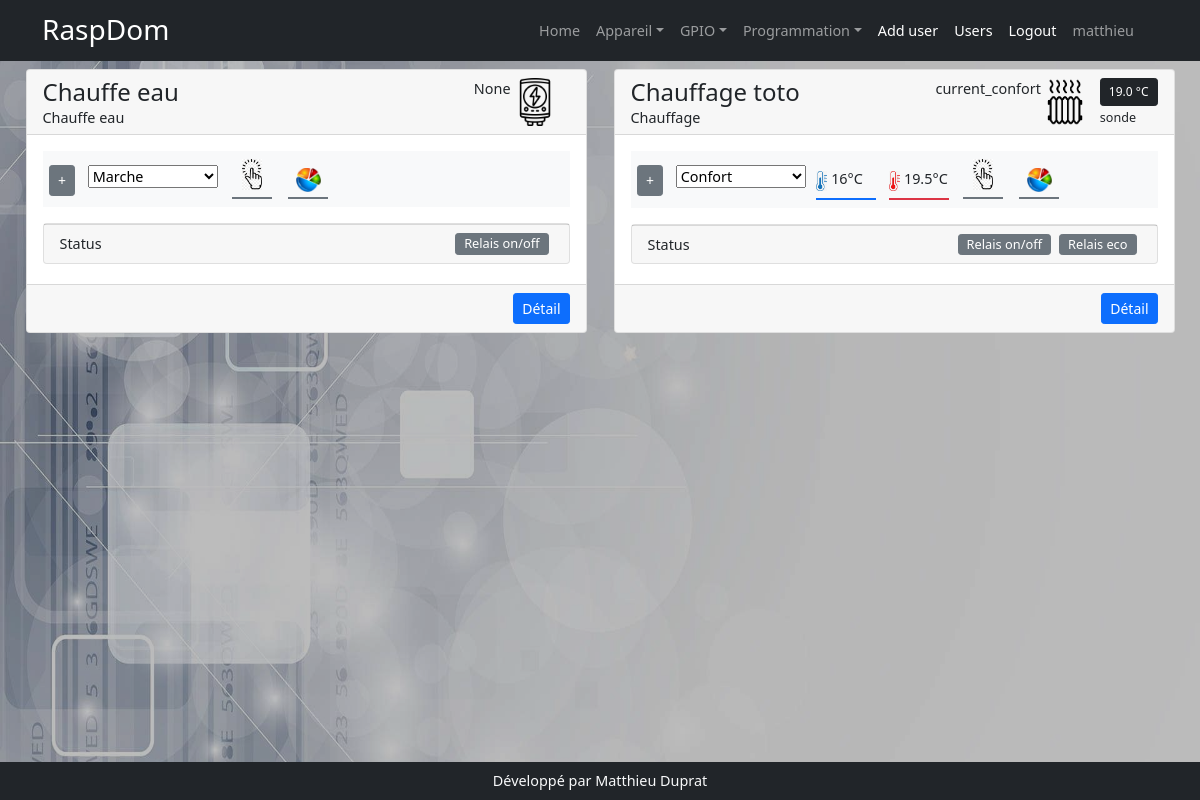
Screenshot of / (signed in) with the database file from the repository.
### models.py (models this page shows, shortened)
class User(UserMixin, db.Model):
    id = db.Column(db.Integer(), primary_key=True)
    username = db.Column(db.String(200))
    first_name = db.Column(db.String(200))
    last_name = db.Column(db.String(200))
    email = db.Column(db.String(200))
    password = db.Column(db.String(200))

class Appareil(db.Model):
    id = db.Column(db.Integer, primary_key=True)
    nom = db.Column(db.String(200))
    description = db.Column(db.String(200))
    categorieappareil = db.Column(db.String(200), nullable=True)
    sortie = db.Column(db.String(200), nullable=True)
    image = db.Column(db.String(200), nullable=True)
    gpios = db.relationship('Gpio', backref='appareil', lazy=True)
    order_gpio = db.Column(db.String(200))
    nbre_gpio = db.Column(db.Integer)
    programmations = db.relationship('Programmation', backref='appareil_programmation', lazy=True)
    mode_de_marche = db.relationship('ModeDeMarche', uselist=False,  backref='appareil_mode_de_marche', lazy=True)
    auto = db.relationship('Auto', uselist=False, backref='appareil_auto', lazy=True)
    sonde_id = db.Column(db.Integer, db.ForeignKey('sonde.id'))
    sonde = db.relationship('Sonde', uselist=False, backref='appareil_sonde', lazy=True)
    manuel = db.relationship('Manuel', uselist=False, backref='appareil_ordre', lazy=True)
    label = db.Column(db.String(250))
    sonde_actived = db.Column(db.Boolean,default=False, nullable=False)

class Gpio(db.Model):
    id = db.Column(db.Integer, primary_key=True)
    nom = db.Column(db.String(200))
    mode = db.Column(db.String(10))
    valeur = db.Column(db.String(10))
    info = db.Column(db.String(200))
    appareil_id = db.Column(db.Integer, db.ForeignKey('appareil.id'), nullable=True, default='')

class ValeurSonde(db.Model):
    id = db.Column(db.Integer, primary_key=True)
    valeur = db.Column(db.Float())
    sonde_id = db.Column(db.Integer, db.ForeignKey('sonde.id'), nullable=False)

class Sonde(db.Model):
    id = db.Column(db.Integer, primary_key=True)
    nom = db.Column(db.String(200))
    min = db.Column(db.Float())
    max = db.Column(db.Float())
    unite = db.Column(db.String(20), default='')
    present = db.Column(db.Boolean(),default=False)
    appareil = db.relationship('Appareil', backref='appareil_sonde', lazy=True)
    en_service = db.Column(db.Boolean(), default=False)
    info = db.Column(db.String(200))
    chemin = db.Column(db.String(200))
    type_sonde = db.Column(db.String(20))
    sonde_valeur_id = db.relationship('ValeurSonde', backref='sonde_valeur', uselist=False, lazy=True, cascade="delete")

### app.py (the view)
@app.route('/')
@login_required
def index():
    appareils = Appareil.query.all()
    labels = dict()
    instances = list()
    for appareil in appareils:
        instances.append({'modelAppareil':appareil,'instanceAppareil':(globals()[appareil.categorieappareil])})
    gpios = Gpio.query.order_by('appareil_id').all()
    programmations = Programmation.query.order_by('appareil').all()
    return render_template('index.html', appareils=appareils, gpios=gpios, programmations=programmations, instances=instances)

### app.py (called while the page is built)
@login_manager.user_loader
def user_load(user_id):
    return User.query.get(user_id)

### templates/index.html (shortened to what this page needs)
{% extends 'base.html' %}
{% block style %}
    <link href="{{ url_for('static', filename='css/media_query.css') }}" rel="stylesheet" />
{% endblock %}
{% block content %}
<div class="row row-cols-1 row-cols-md-2 rows-cols-lg-3 pb-2 g-4 mx-auto">
    {% for instance in instances %}
      <div class="col mx-auto" style="max-width:585px">
        <div class="card ">
            <div class="card-header d-flex justify-content-between" style="height:65px">
                <div class="">
                    <h2 class="m-0">{{instance.modelAppareil.nom}}</h2>
                    <span>{{instance.instanceAppareil.label.__doc__}}</span>
                </div>
                <div class="d-flex">
                    <div id="md-mdmr{{instance.modelAppareil.id}}">{{instance.modelAppareil.sortie}}</div>
                    {% if instance.modelAppareil.categorieappareil=='Eclairage' %}
                    <span style="width:47px">
                        <img src="{{url_for('static',filename='assets/ampoule.png')}}"  height="100%">
                    </span>
                    {% elif instance.modelAppareil.categorieappareil=='ChauffageR' %}
                     <span style="width:47px; margin-right:0.75rem">
                        <img src="{{url_for('static',filename='assets/radiator.png')}}"  height="100%">
                    </span>
                    {% elif instance.modelAppareil.categorieappareil=='ChauffeEau' %}
                    <span style="width:47px; margin-right:0.75rem">
                        <img src="{{url_for('static',filename='assets/ce.png')}}"  height="100%">
                    </span>
                    {% else %}
                    <span style="width:47px; margin-right:0.75rem">
                      {{instance.modelAppareil.categorieappareil}}
                    </span>
                    {% endif %}
                    {% if instance.modelAppareil.appareil_sonde.sonde_valeur_id %}
                    <div class="d-flex flex-column {% if instance.modelAppareil.sonde_actived ==False %} d-none {% endif %}">
                    <div>
                         <span class="btn btn-sm btn-dark" style="font-size:0.75rem">{{instance.modelAppareil.appareil_sonde.sonde_valeur_id.valeur|round(1, 'floor') }}
                             {% if instance.modelAppareil.appareil_sonde.unite == 'deg' %}
                             °C
                             {% endif %}
                         </span>
                    </div>
                    <div>
                        <small>{{instance.modelAppareil.appareil_sonde.info }}</small>
                    </div>
                    </div>
                    {% endif %}
                </div>
            </div>
            <div class="card-body ">
                <div class="row d-flex bg-light text-dark justify-content-start py-2 mb-3 mx-auto" >
                    <div class="col-12 col-md-6 d-flex mx-0 px-0" style="width:max-content">
                    <div class="btn btn-sm btn-secondary md-btn-display md-panel" data-target="md-table-{{instance.modelAppareil.id}}" style="height:max-content">+</div>
                    <form class="" action="" method="post" enctype="multipart/form-data">
                        <select name="mdm" id="" class="md-panel"  data-appareil="{{instance.modelAppareil.id}}">
                            {% for data in instance.instanceAppareil.choices_mdm %}
                            <option value="{{data[0]}}" {% if data[0]==instance.modelAppareil.mode_de_marche.mode_de_marche %} selected="" {% endif %}>{{data[1]}}</option>
                            {% endfor %}
                        </select>
                    </form>
                    </div>
                    <div class="col-12 col-md-6 d-flex mx-0 px-0" style="width:max-content">
                    {% if instance.modelAppareil.sonde %}
                        {% if instance.modelAppareil.sonde_actived == True %}
                            {% set toto = 'z-index:8' %}
                            {% else %}
                            {% set toto = 'z-index:-4' %}
                        {%endif%}
                    <div class=" d-flex flex-row  px-0" style={{toto}} data-md-card-appareil="{{instance.modelAppareil.id}}">
                        <div style="cursor: pointer;text-align:left" class=" ms-1 md-panel border-bottom border-primary border-2 ">
                            <div data-target-cursor="md-cursoreco-{{instance.modelAppareil.id}}" class="md-setting"
                                 style="width:60px;margin-top: 3px;padding-bottom: 7px;">
                                <img height="20px" src="{{url_for('static',filename='assets/froid.jpg')}}"}} alt="">
                                <span data-target-cursor="md-cursoreco-{{instance.modelAppareil.id}}" class="" type="text" name=""
                                      id="eco-{{instance.modelAppareil.id}}"
                                      style="cursor: pointer;width:33px; border:none" ></span>°C
                            </div>
                        </div>
                        <div style="cursor: pointer;text-align:left; width:60px;" class=" md-panel border-bottom border-danger border-2">
                            <div data-target-cursor="md-cursorconfort-{{instance.modelAppareil.id}}"  class="md-setting"
                            style="margin-top: 3px;padding-bottom: 7px;"><img height="20px" src="{{url_for('static',filename='assets/chaud.jpg')}}"}} alt="">
                                <span data-target-cursor="md-cursorconfort-{{instance.modelAppareil.id}}" class="" type="text" name=""
                                      id="confort-{{instance.modelAppareil.id}}"
                                      style="cursor: pointer;width:33px; border:none" ></span>°C
                            </div>
                        </div>
                    </div>
                    {% endif %}
                            <div style="width:40px; height:40px" class=" text-center mx-2 border-bottom border-2 border-secondary">
                        <img style=" cursor:pointer" title="Marche Forcée"  src="{{url_for('static',filename='assets/mf.jpg')}}" height="31px">
                    </div>
                    <div class="mx-2 border-bottom border-2 border-secondary text-center" style="width:40px; height:40px">
                        <img style="padding-bottom: 5px;margin-top: 9px;" data-targethistogramme="{{instance.modelAppareil.id}}" src="{{url_for('static',filename='assets/histogramme.png')}}" width="25px">
                    </div>
                    </div>
                </div>
                <div class="md-status mt-2" >
                    <div class="card px-0"  >
                        <div class="card-footer d-flex ">Status
                            <div class="d-flex justify-content-end w-100 ">
                                {% for gpio in instance.modelAppareil.gpios %}
                                    <div style="font-size:0.8rem " class="btn btn-sm btn-secondary mx-1 py-0" data-gpio="{{gpio.valeur}}">{{gpio.info}}</div>
                                {% endfor %}
                            </div>
                        </div>
                    </div>
                </div>
            </div>
            <div class="card-footer text-end mt-1" >
                <a href="{{url_for('edit_appareil', appareil_id=instance.modelAppareil.id)}}" class="btn btn-sm btn-primary " target="_blanck">Détail</a>
            </div>
        </div>
      </div>
    {% endfor %}
</div>
{% endblock %}

### templates/base.html (shortened to what this page needs)
<!DOCTYPE html>
<html lang="fr">
    <head>
        <link href="{{ url_for('static', filename='css/styles.css') }}" rel="stylesheet" />
        {% block style %}
        {% endblock %}
    </head>
    <body>
    <img id="img-bck" src="{{ url_for('static', filename='assets/domo.jpg') }}">
        <nav class="navbar navbar-expand-lg navbar-dark bg-dark">
            <div class="container">
                <a class="navbar-brand" href="{{url_for('index')}}">
          <span class="h3">RaspDom</span></a>
                <div class="collapse navbar-collapse" id="navbarSupportedContent">
                    <ul class="navbar-nav ms-auto mb-2 mb-lg-0">
                        {% if current_user.is_authenticated %}
                         <li class="nav-item" ><a class="nav-link" href="{{ url_for('index')}}">Home</a></li>
                        <li class="nav-item dropdown">
                            <a class="nav-link dropdown-toggle" id="navbarDropdown" href="#" role="button" data-bs-toggle="dropdown" aria-expanded="false">Appareil</a>
                        </li>
                        <li class="nav-item dropdown">
                            <a class="nav-link dropdown-toggle" id="navbarDropdown" href="#" role="button" data-bs-toggle="dropdown" aria-expanded="false">GPIO</a>
                        </li>
                        <li class="nav-item dropdown">
                            <a class="nav-link dropdown-toggle" id="navbarDropdown" href="#" role="button" data-bs-toggle="dropdown" aria-expanded="false">Programmation</a>
                        </li>
                        <li class="nav-item"><a class="nav-link active" aria-current="page" href="{{url_for('user')}}">Add user</a></li>
                        <li class="nav-item"><a class="nav-link active" aria-current="page" href="{{url_for('users')}}">Users</a></li>
                        <li class="nav-item"><a class="nav-link active" aria-current="page" href="{{url_for('logout')}}">Logout</a></li>
                        <li class="nav-item"><a class="nav-link" href="{{url_for('profil')}}">{{current_user.username}}</a></li>
                        {% else %}
                            <li class="nav-item"><a class="nav-link active" aria-current="page" href="{{url_for('login')}}">Login</a></li>
                        {% endif %}
                        <li class="nav-item nav-link active" id="dateMachine"></li>
                    </ul>
                </div>
            </div>
        </nav>
        <div class="container-fluid pt-2" style="max-height:84vh; overflow:auto">
            {% block content %}
            {% endblock %}
        </div>
        <div class="bg-dark text-light text-center py-2" style="position:absolute; width:100%; bottom:0px">
            Développé par Matthieu Duprat
        </div>
    </body>
</html>

### static/css/media_query.css (style rules this page uses)
.md-panel { margin-top:0.4rem; margin-right: 0.4rem; margin-left: 0.4rem; height: min-content; }
[data-targethistogramme] { cursor:pointer; }

### rows the page displays
User: username "matthieu"
Appareil: modelAppareil.nom "Chauffe eau", instanceAppareil.label.__doc__ "Chauffe eau", modelAppareil.sortie "None", mdm "Marche"
Gpio: info "Relais on/off"
Appareil: modelAppareil.nom "Chauffage toto", instanceAppareil.label.__doc__ "Chauffage", modelAppareil.sortie "current_confort", modelAppareil.appareil_sonde.sonde_valeur_id.valeur "19.0", shows "°C", modelAppareil.appareil_sonde.info "sonde", mdm "Confort"
Gpio: info "Relais on/off"
Gpio: info "Relais eco"
